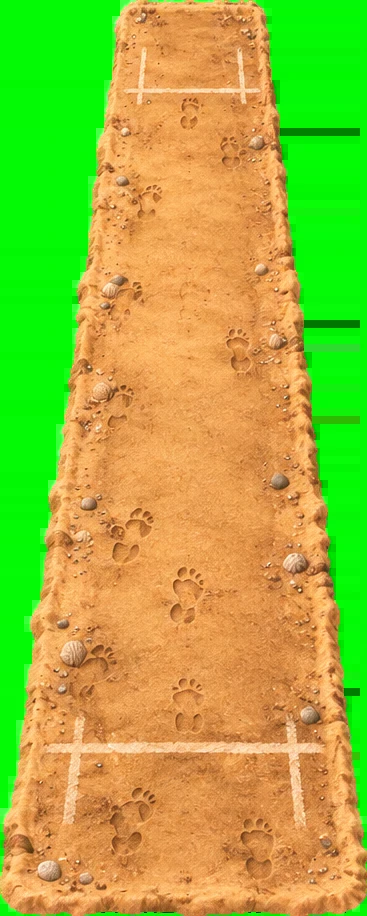
#> input picture art/grounds/beach/raw/pitch_orig.webp, 367 x 916 px
$ python measure.py ../../beach/raw/pitch_orig.webp
#> lines starting #> are read from the running program, lines starting #| are printed output that depends on the picture; after the words box and inside, x2 and y2 are one past the last pixel; in counts of white or black regions, pixels touching at a corner belong together
import numpy as np, cv2, sys
o=cv2.imread(sys.argv[1]); H,W=o.shape[:2]; cx,cy,rx,ry=.5*W,.6*H,.46*W,.335*H
#> further down, o is the input picture: shape (916, 367, 3); mean B, G, R 60.3, 181.4, 160
#> after `H, W = o.shape[:2]`: H = 916; W = 367
#> after `cx, cy, rx, ry = (0.5 * W, 0.6 * H, 0.46 * W, 0.335 * H)`: cx = 183.5; cy = 549.6; rx = 168.8; ry = 306.9
B,G,R=[o[...,i].astype(int) for i in range(3)]; g=((G>R+10)&(G>B+40)&(B<120)).astype(np.uint8)
#> after `B, G, R = [o[..., i].astype(int) for i in range(3)]`:
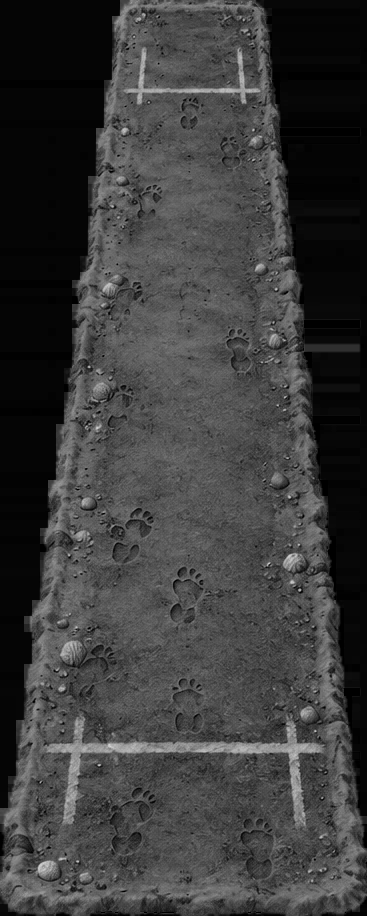
#> B: shape (916, 367) int64; min 0, max 213, mean 60.3
#> after `B, G, R = [o[..., i].astype(int) for i in range(3)]`:
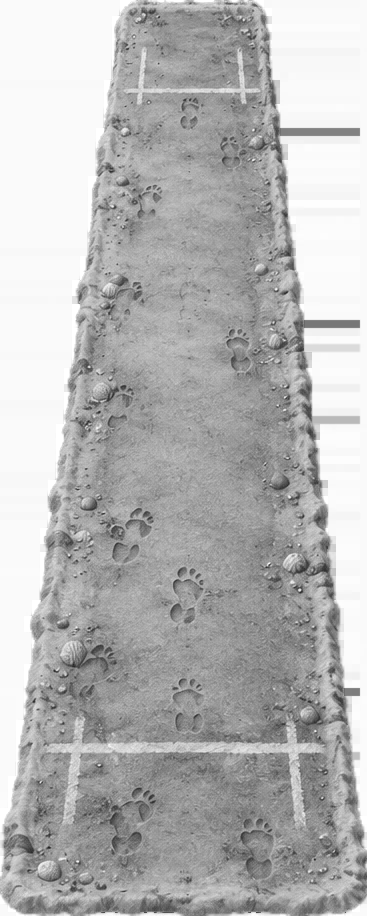
#> G: shape (916, 367) int64; min 36, max 255, mean 181.4
#> after `B, G, R = [o[..., i].astype(int) for i in range(3)]`:
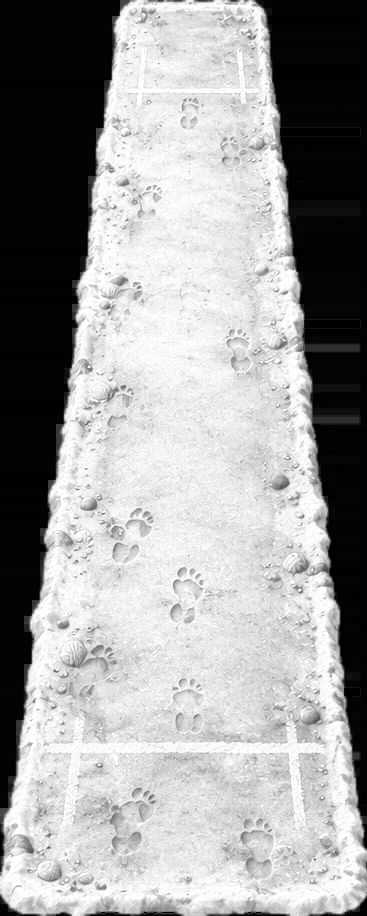
#> R: shape (916, 367) int64; min 0, max 255, mean 160
#> after `g = ((G > R + 10) & (G > B + 40) & (B < 120)).astype(np.uint8)`:
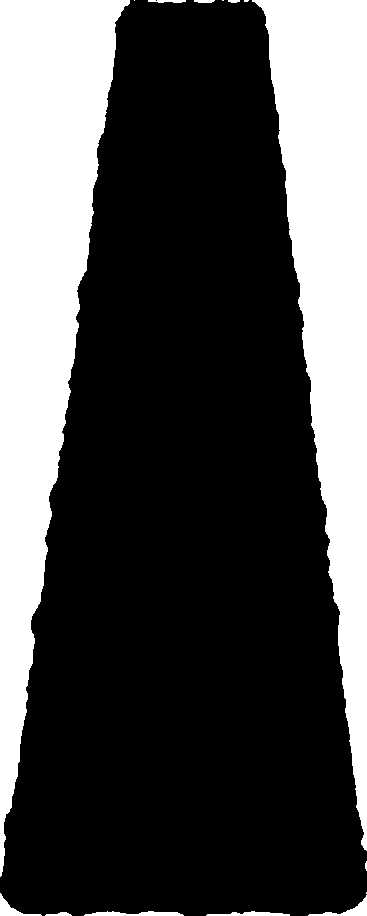
#> g: shape (916, 367); values 0 (black) and 1 (white), 30.1% white; 15 white regions (5 under 20 px), largest, box (x1, y1, x2, y2) and area: (0, 0, 130, 877) 54030, (252, 0, 367, 851) 45627, (84, 911, 184, 916) 343
g=cv2.morphologyEx(g,cv2.MORPH_OPEN,np.ones((3,3),np.uint8))
#> g: shape (916, 367); values 0 (black) and 1 (white), 30.1% white; 13 white regions (3 under 20 px), largest, box (x1, y1, x2, y2) and area: (0, 0, 130, 876) 54020, (252, 0, 367, 850) 45614, (85, 911, 183, 916) 338
pts=[]; rows=[]
for a in range(0,360,2):
  t=np.radians(a); last=None
  for k in np.arange(0.8,1.2,0.001):
    x=int(cx+np.cos(t)*rx*k); y=int(cy+np.sin(t)*ry*k)
    if not(0<=x<W and 0<=y<H): break
    if g[max(0,y-2):y+3,max(0,x-2):x+3].mean()<0.3: last=k; break
  if last: pts.append((cx+np.cos(t)*rx*last,cy+np.sin(t)*ry*last)); rows.append((a,(last-1)*np.hypot(np.cos(t)*rx,np.sin(t)*ry)/3))
(qx,qy),(qw,qh),_=cv2.fitEllipse(np.array(pts,np.float32))
#> qx = 183.5; qy = 549.6; qw = 270.1; qh = 491
print('grass edge: centre %.3f %.3f width %.3f height %.3f (game .500 .600 .920 .670)'%(qx/W,qy/H,qw/W,qh/H))
#| grass edge: centre 0.500 0.600 width 0.736 height 0.536 (game .500 .600 .920 .670)
r=np.array(rows); print('phone px off per 30deg (+ = grass beyond boundary):',[(a,round(float(np.median(r[(r[:,0]>=a)&(r[:,0]<a+30),1])),1)) for a in range(0,360,30)])
#| phone px off per 30deg (+ = grass beyond boundary): [(0, -12.0), (30, -16.4), (60, -19.9), (90, -20.0), (120, -16.7), (150, -12.2), (180, -11.8), (210, -16.4), (240, -19.9), (270, -20.0), (300, -16.7), (330, -12.2)]
